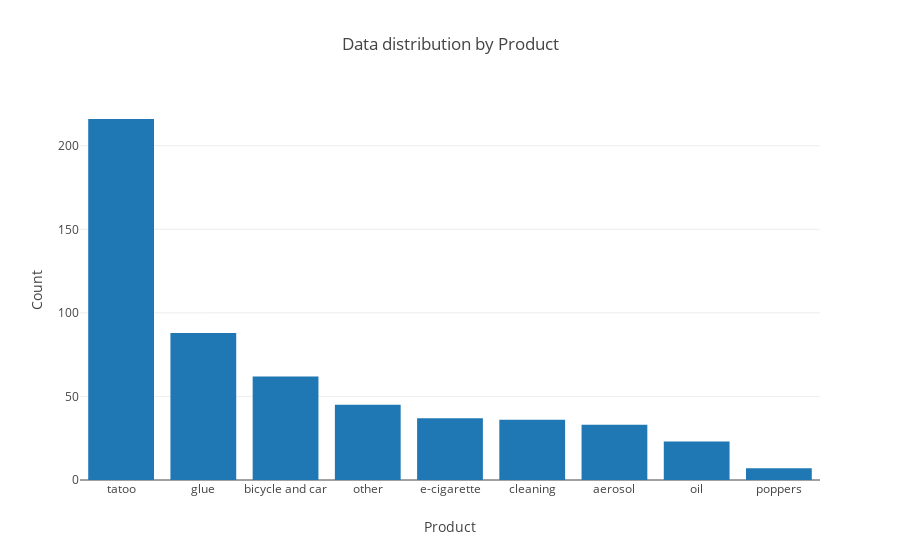

Write notebook code for a chart like this one.
### Markdown cell above
### Plot the distribution

### Code cell
product_counts_plot = [go.Bar(x=category_counts['PCategory'], y=category_counts['Count'])]
py.iplot({'data': product_counts_plot,
                  'layout': {
            'title': 'Data distribution by Product',
            'xaxis': {
                 'title': 'Product'},
            'yaxis': {
                'title': 'Count '}
        }})

### Figure 1 — Plotly figure (JSON) as saved in the notebook; plotly's stock layout.template omitted (floating-point values rounded to 4 significant figures)
{"data": [{"type": "bar", "uid": "8a0c4806-9d8f-11e8-bed5-704d7b2ccef5", "x": ["tatoo", "glue", "bicycle and car", "other", "e-cigarette", "cleaning", "aerosol", "oil", "poppers"], "y": [216, 88, 62, 45, 37, 36, 33, 23, 7]}], "layout": {"title": "Data distribution by Product", "xaxis": {"title": "Product"}, "yaxis": {"title": "Count "}}}
